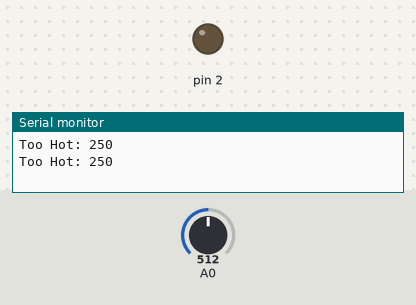
A sketch run on a simulated Arduino Uno, built with avr-gcc and run on an emulated ATmega328P. Shown: output pins drawn as LEDs (lit = HIGH), the last lines printed to the serial monitor. The test bench sets the inputs (shaded band); at power-on: A0 = 512. Pins used as bus, display or sensor lines are not drawn.

Above: at 1.8 s.
1.9 s: A0 set to 64
3.4 s: A0 set to 56
At 5.2 s:
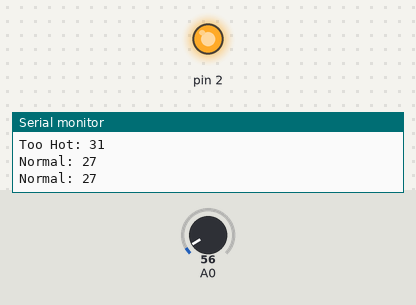
5.5 s: A0 set to 122
At 6.9 s:
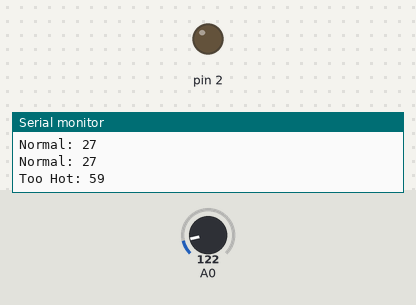
7.5 s: A0 set to 18
At 8.5 s:
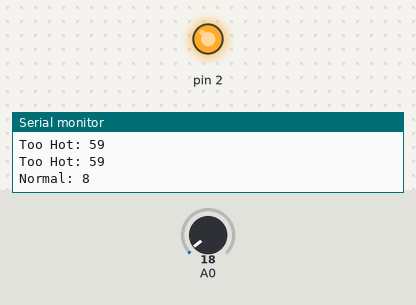
Timing chart, 0 to 10.5 s (numbered marks = the images above; inputs shaded):
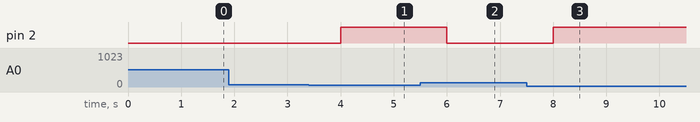

The sketch:

ELEMSYS_Experiment_8.ino
```cpp
void setup() {
  Serial.begin(9600);
  for(int i = 2; i <= 3; pinMode(i,OUTPUT), i++);
  pinMode(A0,INPUT);
}

void loop(){
  int temperature = analogRead(A0)*0.48828125;
  if(temperature <= 28){
    digitalWrite(3,LOW);
    Serial.print("\nNormal: ");
    Serial.print(temperature);
    digitalWrite(2,HIGH);
    delay(1000);
  } else {
    digitalWrite(2,LOW);
    Serial.print("\nToo Hot: ");
    Serial.print(temperature);
    digitalWrite(3,HIGH);
    digitalWrite(3,LOW);
    delay(1000);
  }
}
```

Measured:
- the behaviour switches between 60 and 59 on A0 (found by bisection; images 0 and 1)
- after the input at 3.4 s, pin 2: LOW → HIGH after 0.60 s
- after the input at 5.5 s, pin 2: HIGH → LOW after 0.50 s
- after the input at 7.5 s, pin 2: LOW → HIGH after 0.50 s
